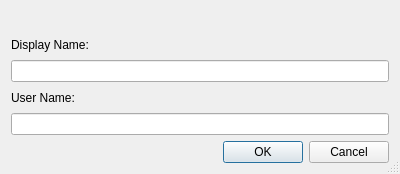
<?xml version="1.0" encoding="UTF-8"?>
<ui version="4.0">
 <class>Fido2PasskeyEditDialog</class>
 <widget class="QDialog" name="Fido2PasskeyEditDialog">
  <property name="geometry">
   <rect>
    <x>0</x>
    <y>0</y>
    <width>400</width>
    <height>174</height>
   </rect>
  </property>
  <property name="windowTitle">
   <string>Edit Passkey Data</string>
  </property>
  <property name="sizeGripEnabled">
   <bool>true</bool>
  </property>
  <layout class="QVBoxLayout" name="verticalLayout">
   <item>
    <widget class="QLabel" name="headerLabel">
     <property name="text">
      <string/>
     </property>
    </widget>
   </item>
   <item>
    <widget class="QLabel" name="label">
     <property name="text">
      <string>Display Name:</string>
     </property>
    </widget>
   </item>
   <item>
    <widget class="QLineEdit" name="displayNameEdit">
     <property name="toolTip">
      <string>Enter the display name.</string>
     </property>
     <property name="clearButtonEnabled">
      <bool>true</bool>
     </property>
    </widget>
   </item>
   <item>
    <widget class="QLabel" name="label_2">
     <property name="text">
      <string>User Name:</string>
     </property>
    </widget>
   </item>
   <item>
    <widget class="QLineEdit" name="userNameEdit">
     <property name="toolTip">
      <string>Enter the user name.</string>
     </property>
     <property name="clearButtonEnabled">
      <bool>true</bool>
     </property>
    </widget>
   </item>
   <item>
    <widget class="QDialogButtonBox" name="buttonBox">
     <property name="orientation">
      <enum>Qt::Horizontal</enum>
     </property>
     <property name="standardButtons">
      <set>QDialogButtonBox::Cancel|QDialogButtonBox::Ok</set>
     </property>
    </widget>
   </item>
  </layout>
 </widget>
 <resources/>
 <connections>
  <connection>
   <sender>buttonBox</sender>
   <signal>accepted()</signal>
   <receiver>Fido2PasskeyEditDialog</receiver>
   <slot>accept()</slot>
   <hints>
    <hint type="sourcelabel">
     <x>248</x>
     <y>254</y>
    </hint>
    <hint type="destinationlabel">
     <x>157</x>
     <y>274</y>
    </hint>
   </hints>
  </connection>
  <connection>
   <sender>buttonBox</sender>
   <signal>rejected()</signal>
   <receiver>Fido2PasskeyEditDialog</receiver>
   <slot>reject()</slot>
   <hints>
    <hint type="sourcelabel">
     <x>316</x>
     <y>260</y>
    </hint>
    <hint type="destinationlabel">
     <x>286</x>
     <y>274</y>
    </hint>
   </hints>
  </connection>
 </connections>
</ui>
